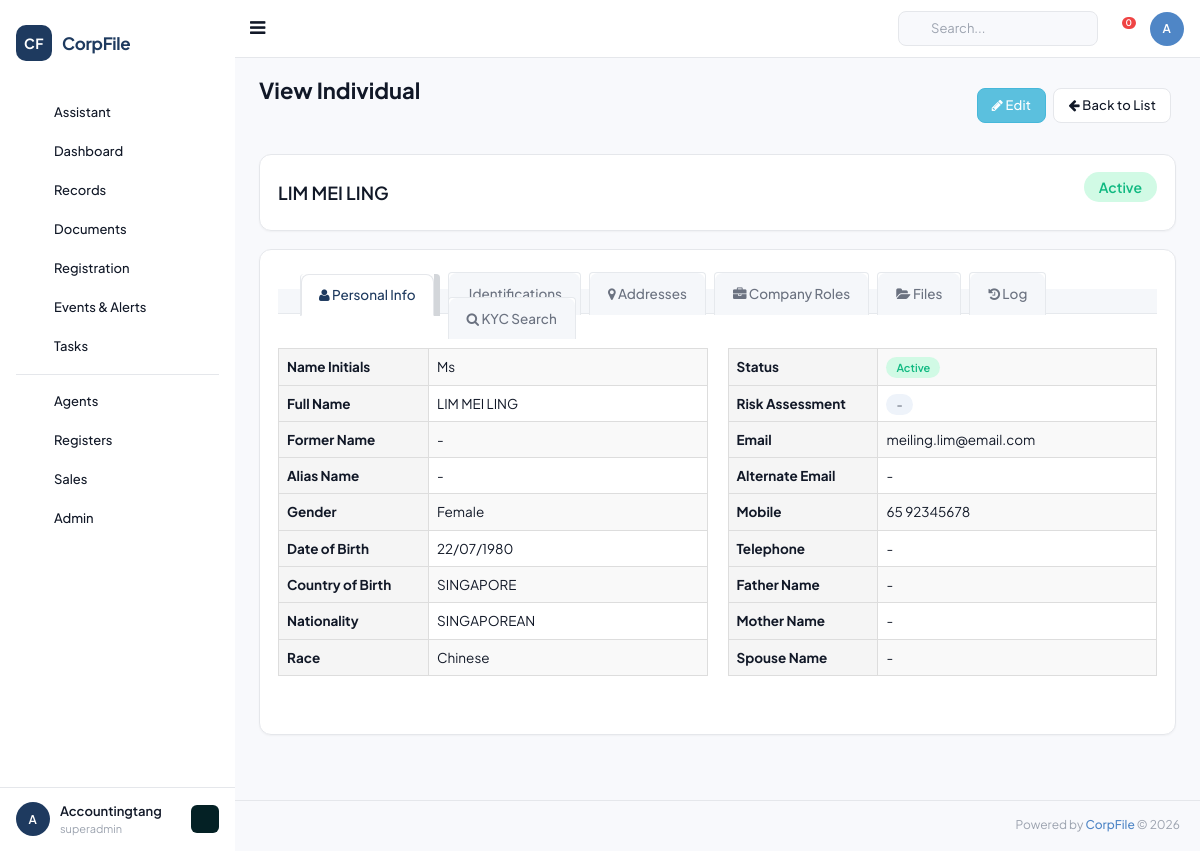
The app's page /members/view_member/2 (signed in) with its own data.
### tables this page shows
CREATE TABLE `members` (
  `id` INT UNSIGNED AUTO_INCREMENT PRIMARY KEY,
  `client_id` INT UNSIGNED NOT NULL,
  `name_initials` VARCHAR(10) DEFAULT NULL COMMENT 'Dr/Mr/Mrs/Ms/etc',
  `name` VARCHAR(255) NOT NULL,
  `former_name` VARCHAR(255) DEFAULT NULL,
  `alias_name` VARCHAR(255) DEFAULT NULL,
  `gender` ENUM('Male','Female') DEFAULT NULL,
  `date_of_birth` DATE DEFAULT NULL,
  `country_of_birth` VARCHAR(100) DEFAULT NULL,
  `nationality` VARCHAR(100) DEFAULT NULL,
  `race` VARCHAR(50) DEFAULT NULL,
  `status` VARCHAR(50) DEFAULT 'Active',
  `risk_assessment_rating` VARCHAR(20) DEFAULT NULL,
  `additional_notes` TEXT DEFAULT NULL,
  `deceased_date` DATE DEFAULT NULL,
  `resigning` VARCHAR(255) DEFAULT NULL,
  `father_name` VARCHAR(255) DEFAULT NULL,
  `mother_name` VARCHAR(255) DEFAULT NULL,
  `spouse_name` VARCHAR(255) DEFAULT NULL,
  `email` VARCHAR(255) DEFAULT NULL,
  `alternate_email` VARCHAR(255) DEFAULT NULL,
  `skype_id` VARCHAR(100) DEFAULT NULL,
  `mobile_code` VARCHAR(10) DEFAULT NULL,
  `mobile_number` VARCHAR(50) DEFAULT NULL,
  `telephone_code` VARCHAR(10) DEFAULT NULL,
  `telephone_number` VARCHAR(50) DEFAULT NULL,
  `fax_code` VARCHAR(10) DEFAULT NULL,
  `fax_number` VARCHAR(50) DEFAULT NULL,
  `preferred_contact_mode` VARCHAR(50) DEFAULT NULL,
  `business_occupation` TEXT DEFAULT NULL,
  `other_directorship` TEXT DEFAULT NULL,
  `created_by` INT UNSIGNED DEFAULT NULL,
  `created_at` DATETIME DEFAULT CURRENT_TIMESTAMP,
  `updated_at` DATETIME DEFAULT CURRENT_TIMESTAMP ON UPDATE CURRENT_TIMESTAMP,
  FOREIGN KEY (`client_id`) REFERENCES `clients`(`id`) ON DELETE CASCADE
);

### application/controllers/Members.php (called while the page is built, shortened)
<?php
class View_member extends BaseController {
    public function index($id = null) {
        $data = [
            'page_title' => 'View Individual',
            'member' => null,
            'identifications' => [],
            'addresses' => [],
            'roles' => [],
        ];
        if ($this->db) {
            $data['member'] = $this->db->fetchOne(
                "SELECT * FROM members WHERE id = ?",
                [$id]
            );
            if ($data['member']) {
                $data['identifications'] = $this->db->fetchAll(
                    "SELECT * FROM member_identifications WHERE member_id = ? ORDER BY id ASC",
                    [$id]
                );
                $data['addresses'] = $this->db->fetchAll(
                    "SELECT * FROM addresses WHERE entity_type = 'member' AND entity_id = ? ORDER BY is_default DESC, id ASC",
                    [$id]
                );
                $data['roles'] = $this->db->fetchAll(
                    "SELECT d.*, c.company_name
                     FROM directors d
                     LEFT JOIN companies c ON c.id = d.company_id
                     WHERE d.member_id = ?
                     ORDER BY d.date_of_appointment DESC",
                    [$id]
                );
            }
        }
        $this->loadLayout('members/view', $data);
    }
}

### application/libraries/Database.php (called while the page is built, shortened)
<?php
class Database {
    private static $instance = null;
    private $pdo;
    public function __construct() {
        $config = $GLOBALS['db_config'];
        try {
            $socket = getenv('DB_SOCKET');
            if ($socket) {
                $dsn = "mysql:unix_socket={$socket};dbname={$config['database']};charset={$config['charset']}";
            } else {
                $dsn = "mysql:host={$config['host']};port={$config['port']};dbname={$config['database']};charset={$config['charset']}";
            }
            $options = [
                PDO::ATTR_ERRMODE => PDO::ERRMODE_EXCEPTION,
                PDO::ATTR_DEFAULT_FETCH_MODE => PDO::FETCH_OBJ,
                PDO::ATTR_EMULATE_PREPARES => false,
            ];
            if (defined('PDO::MYSQL_ATTR_SSL_VERIFY_SERVER_CERT')) {
                $options[PDO::MYSQL_ATTR_SSL_VERIFY_SERVER_CERT] = false;
            }
            $this->pdo = new PDO($dsn, $config['username'], $config['password'], $options);
        } catch (PDOException $e) {
            if (ENVIRONMENT === 'development') {
                die('Database connection failed: ' . $e->getMessage());
            } else {
                die('Database connection failed.');
            }
        }
    }
    public static function getInstance() {
        if (self::$instance === null) {
            self::$instance = new self();
        }
        return self::$instance;
    }
    public function query($sql, $params = []) {
        $stmt = $this->pdo->prepare($sql);
        $stmt->execute($params);
        return $stmt;
    }
    public function fetchOne($sql, $params = []) {
        return $this->query($sql, $params)->fetch();
    }
}

### application/config/config.php (called while the page is built, shortened)
<?php
function base_url($path = '') {
    return rtrim($GLOBALS['config']['base_url'], '/') . '/' . ltrim($path, '/');
}
function site_url($path = '') {
    return base_url($path);
}

### application/views/members/view.php (the view, shortened to what this page needs)
<div class="page-title">
    <div class="title_left">
        <h3><?php echo $page_title; ?></h3>
    </div>
    <div class="title_right">
        <div class="pull-right">
            <a href="<?php echo site_url('members/edit_member/' . $member->id); ?>" class="btn btn-info"><i class="fa fa-pencil"></i> Edit</a>
            <a href="<?php echo site_url('members'); ?>" class="btn btn-default"><i class="fa fa-arrow-left"></i> Back to List</a>
        </div>
    </div>
</div>
<div class="row">
    <div class="col-md-12">
        <div class="x_panel">
            <div class="x_content">
                <div class="row">
                    <div class="col-md-8">
                        <h2 style="margin-top:5px;">
                            <?php echo htmlspecialchars($member->name); ?>
                        </h2>
                    </div>
                    <div class="col-md-4 text-right">
                        <?php
                        $status_class = 'default';
                        if ($member->status == 'Active') $status_class = 'success';
                        elseif ($member->status == 'Ceased') $status_class = 'warning';
                        elseif ($member->status == 'Discharged') $status_class = 'info';
                        elseif ($member->status == 'Deceased') $status_class = 'danger';
                        ?>
                        <span class="label label-<?php echo $status_class; ?>" style="font-size:14px;padding:6px 15px;">
                            <?php echo htmlspecialchars($member->status); ?>
                        </span>
                    </div>
                </div>
            </div>
        </div>
    </div>
</div>
<div class="row">
    <div class="col-md-12">
        <div class="x_panel">
            <div class="x_content">
                <ul class="nav nav-tabs bar_tabs" id="member_tabs" role="tablist">
                    <li role="presentation" class="active">
                        <a href="#tab_personal" role="tab" data-toggle="tab"><i class="fa fa-user"></i> Personal Info</a>
                    </li>
                    <li role="presentation">
                        <a href="#tab_identifications" role="tab" data-toggle="tab"><i class="fa fa-id-card"></i> Identifications</a>
                    </li>
                    <li role="presentation">
                        <a href="#tab_addresses" role="tab" data-toggle="tab"><i class="fa fa-map-marker"></i> Addresses</a>
                    </li>
                    <li role="presentation">
                        <a href="#tab_roles" role="tab" data-toggle="tab"><i class="fa fa-briefcase"></i> Company Roles</a>
                    </li>
                    <li role="presentation">
                        <a href="#tab_files" role="tab" data-toggle="tab"><i class="fa fa-folder-open"></i> Files</a>
                    </li>
                    <li role="presentation">
                        <a href="#tab_log" role="tab" data-toggle="tab"><i class="fa fa-history"></i> Log</a>
                    </li>
                    <li role="presentation">
                        <a href="#tab_kyc" role="tab" data-toggle="tab"><i class="fa fa-search"></i> KYC Search</a>
                    </li>
                </ul>
                <div class="tab-content" style="padding:20px 0;">
                    <div role="tabpanel" class="tab-pane fade in active" id="tab_personal">
                        <div class="row">
                            <div class="col-md-6">
                                <table class="table table-bordered table-striped">
                                    <tbody>
                                        <tr>
                                            <th width="35%" style="background:#f5f5f5;">Name Initials</th>
                                            <td><?php echo htmlspecialchars(!empty($member->name_initials) ? $member->name_initials : '-'); ?></td>
                                        </tr>
                                        <tr>
                                            <th style="background:#f5f5f5;">Full Name</th>
                                            <td><?php echo htmlspecialchars($member->name); ?></td>
                                        </tr>
                                        <tr>
                                            <th style="background:#f5f5f5;">Former Name</th>
                                            <td><?php echo htmlspecialchars(!empty($member->former_name) ? $member->former_name : '-'); ?></td>
                                        </tr>
                                        <tr>
                                            <th style="background:#f5f5f5;">Alias Name</th>
                                            <td><?php echo htmlspecialchars(!empty($member->alias_name) ? $member->alias_name : '-'); ?></td>
                                        </tr>
                                        <tr>
                                            <th style="background:#f5f5f5;">Gender</th>
                                            <td><?php echo htmlspecialchars(!empty($member->gender) ? $member->gender : '-'); ?></td>
                                        </tr>
                                        <tr>
                                            <th style="background:#f5f5f5;">Date of Birth</th>
                                            <td><?php echo !empty($member->date_of_birth) ? date('d/m/Y', strtotime($member->date_of_birth)) : '-'; ?></td>
                                        </tr>
                                        <tr>
                                            <th style="background:#f5f5f5;">Country of Birth</th>
                                            <td><?php echo htmlspecialchars(!empty($member->country_of_birth) ? $member->country_of_birth : '-'); ?></td>
                                        </tr>
                                        <tr>
                                            <th style="background:#f5f5f5;">Nationality</th>
                                            <td><?php echo htmlspecialchars(!empty($member->nationality) ? $member->nationality : '-'); ?></td>
                                        </tr>
                                        <tr>
                                            <th style="background:#f5f5f5;">Race</th>
                                            <td><?php echo htmlspecialchars(!empty($member->race) ? $member->race : '-'); ?></td>
                                        </tr>
                                    </tbody>
                                </table>
                            </div>
                            <div class="col-md-6">
                                <table class="table table-bordered table-striped">
                                    <tbody>
                                        <tr>
                                            <th width="35%" style="background:#f5f5f5;">Status</th>
                                            <td>
                                                <span class="label label-<?php echo $status_class; ?>"><?php echo htmlspecialchars($member->status); ?></span>
                                            </td>
                                        </tr>
                                        <tr>
                                            <th style="background:#f5f5f5;">Risk Assessment</th>
                                            <td>
                                                <?php
                                                $risk = !empty($member->risk_assessment_rating) ? $member->risk_assessment_rating : '-';
                                                $risk_class = 'default';
                                                ?>
                                                <span class="label label-<?php echo $risk_class; ?>"><?php echo htmlspecialchars($risk); ?></span>
                                            </td>
                                        </tr>
                                        <tr>
                                            <th style="background:#f5f5f5;">Email</th>
                                            <td><?php echo htmlspecialchars(!empty($member->email) ? $member->email : '-'); ?></td>
                                        </tr>
                                        <tr>
                                            <th style="background:#f5f5f5;">Alternate Email</th>
                                            <td><?php echo htmlspecialchars(!empty($member->alternate_email) ? $member->alternate_email : '-'); ?></td>
                                        </tr>
                                        <tr>
                                            <th style="background:#f5f5f5;">Mobile</th>
                                            <td><?php echo htmlspecialchars(!empty($member->mobile_code) ? $member->mobile_code . ' ' : '') . htmlspecialchars(!empty($member->mobile_number) ? $member->mobile_number : '-'); ?></td>
                                        </tr>
                                        <tr>
                                            <th style="background:#f5f5f5;">Telephone</th>
                                            <td><?php echo htmlspecialchars(!empty($member->telephone_code) ? $member->telephone_code . ' ' : '') . htmlspecialchars(!empty($member->telephone_number) ? $member->telephone_number : '-'); ?></td>
                                        </tr>
                                        <tr>
                                            <th style="background:#f5f5f5;">Father Name</th>
                                            <td><?php echo htmlspecialchars(!empty($member->father_name) ? $member->father_name : '-'); ?></td>
                                        </tr>
                                        <tr>
                                            <th style="background:#f5f5f5;">Mother Name</th>
                                            <td><?php echo htmlspecialchars(!empty($member->mother_name) ? $member->mother_name : '-'); ?></td>
                                        </tr>
                                        <tr>
                                            <th style="background:#f5f5f5;">Spouse Name</th>
                                            <td><?php echo htmlspecialchars(!empty($member->spouse_name) ? $member->spouse_name : '-'); ?></td>
                                        </tr>
                                    </tbody>
                                </table>
                            </div>
                        </div>
                    </div>
                </div>
            </div>
        </div>
    </div>
</div>

### records on screen
members: name "LIM MEI LING", status "Active", name_initials "Ms", gender "Female", date_of_birth "22/07/1980", country_of_birth "SINGAPORE", nationality "SINGAPOREAN", race "Chinese", email "meiling.lim@email.com", mobile_code "65", mobile_number "92345678"

### other values on screen
$user_initials "A"
$user_name "Accountingtang"
$user_role "superadmin"
$page_title "View Individual"
$risk "-"
